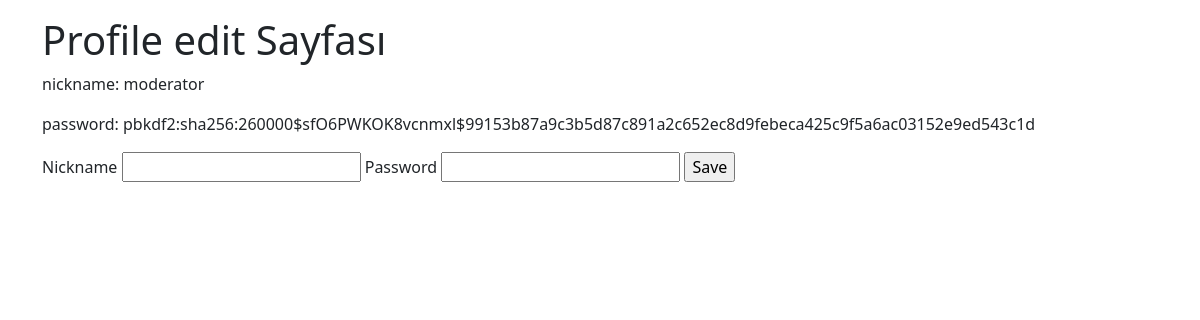
Screenshot of /edit (signed in) with the database file from the repository.
### tables this page shows
CREATE TABLE user (
  id INTEGER PRIMARY KEY AUTOINCREMENT,
  nickname TEXT UNIQUE NOT NULL,
  password TEXT NOT NULL,
  authority BOOLEAN NOT NULL
);

### flaskr/profile.py (the view, shortened to what this page needs)
@bp.route('/edit',methods=('GET','POST'))
@login_required
def edit():
    db = get_db()
    users = db.execute(
        'SELECT id,nickname,password'
        ' FROM user u'
        ' WHERE u.id = ?',
        (g.user['id'],)
    ).fetchall()
    return render_template('profile/edit.html',users=users)

### flaskr/auth.py (called while the page is built)
@bp.before_app_request
def load_logged_in_user():
    user_id = session.get('user_id') # session bilgisi olan kullanıcı dbden çeker
    if user_id is None:
        g.user = None
    else:
        g.user = get_db().execute(
            'SELECT * FROM user WHERE id = ?', (user_id,)
        ).fetchone()

def login_required(view):
    @functools.wraps(view)
    def wrapped_view(**kwargs):
        if g.user is None:
            return redirect(url_for('auth.login'))
        return view(**kwargs)
    return wrapped_view

### flaskr/db.py (called while the page is built)
def get_db():
    if 'db' not in g:
        g.db = sqlite3.connect(
            current_app.config['DATABASE'],
            detect_types=sqlite3.PARSE_DECLTYPES
        )
        g.db.row_factory = sqlite3.Row
    return g.db

### flaskr/templates/profile/edit.html (shortened to what this page needs)
{% extends 'base.html' %}
{% block content %}
<h1> Profile edit Sayfası </h1>
    {% for user in users %}
        <p class="body">nickname: {{ user['nickname'] }}</p>
        <p class="body">password: {{ user['password'] }}</p>
    {% endfor %}
        <form method="post">
            <label for="title">Nickname</label>
            <input name="nickname" id="nickname" value="{{ request.form['nickname'] }}">
            <label for="body">Password</label>
            <input type="password" name="password" id="password" value="{{ request.form['password'] }}">
            <input type="submit" value="Save">
        </form>
{% endblock %}

### rows the page displays
user: nickname "moderator", password "pbkdf2:sha256:260000$sfO6PWKOK8vcnmxl$99153b87a9c3b5d87c891a2c652ec8d9febeca425c9f5a6ac03152e9ed543c1d"
